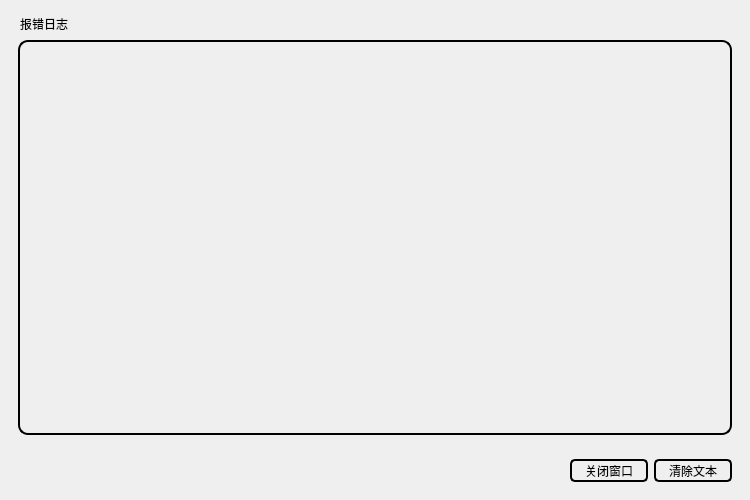
<?xml version="1.0" encoding="UTF-8"?>
<ui version="4.0">
 <class>MainWindow_logging</class>
 <widget class="QMainWindow" name="MainWindow_logging">
  <property name="geometry">
   <rect>
    <x>0</x>
    <y>0</y>
    <width>750</width>
    <height>500</height>
   </rect>
  </property>
  <property name="windowTitle">
   <string>报错日志</string>
  </property>
  <widget class="QWidget" name="centralwidget">
   <property name="minimumSize">
    <size>
     <width>300</width>
     <height>300</height>
    </size>
   </property>
   <layout class="QVBoxLayout" name="verticalLayout_2">
    <item>
     <widget class="QWidget" name="widget_2" native="true">
      <layout class="QVBoxLayout" name="verticalLayout">
       <item>
        <widget class="QLineEdit" name="lineEdit_logging">
         <property name="styleSheet">
          <string notr="true">QLineEdit {
border: rgb(200, 200, 200, 0);
background-color: rgb(200, 200, 200, 0);
}</string>
         </property>
         <property name="text">
          <string>报错日志</string>
         </property>
         <property name="readOnly">
          <bool>true</bool>
         </property>
        </widget>
       </item>
       <item>
        <widget class="QTextEdit" name="textEdit_logging">
         <property name="styleSheet">
          <string notr="true">QTextEdit {
border:2px solid rgb(0, 0, 0);
border-radius: 10px;
background-color: rgb(200, 200, 200, 0);
}</string>
         </property>
         <property name="readOnly">
          <bool>true</bool>
         </property>
         <property name="html">
          <string>&lt;!DOCTYPE HTML PUBLIC &quot;-//W3C//DTD HTML 4.0//EN&quot; &quot;http://www.w3.org/TR/REC-html40/strict.dtd&quot;&gt;
&lt;html&gt;&lt;head&gt;&lt;meta name=&quot;qrichtext&quot; content=&quot;1&quot; /&gt;&lt;style type=&quot;text/css&quot;&gt;
p, li { white-space: pre-wrap; }
&lt;/style&gt;&lt;/head&gt;&lt;body style=&quot; font-family:'SimSun'; font-size:9pt; font-weight:400; font-style:normal;&quot;&gt;
&lt;p style=&quot;-qt-paragraph-type:empty; margin-top:0px; margin-bottom:0px; margin-left:0px; margin-right:0px; -qt-block-indent:0; text-indent:0px;&quot;&gt;&lt;br /&gt;&lt;/p&gt;&lt;/body&gt;&lt;/html&gt;</string>
         </property>
        </widget>
       </item>
      </layout>
     </widget>
    </item>
    <item>
     <widget class="QWidget" name="widget" native="true">
      <layout class="QHBoxLayout" name="horizontalLayout_2">
       <item>
        <spacer name="horizontalSpacer">
         <property name="orientation">
          <enum>Qt::Horizontal</enum>
         </property>
         <property name="sizeType">
          <enum>QSizePolicy::Fixed</enum>
         </property>
         <property name="sizeHint" stdset="0">
          <size>
           <width>552</width>
           <height>20</height>
          </size>
         </property>
        </spacer>
       </item>
       <item>
        <widget class="QPushButton" name="pushButton_logging_close">
         <property name="minimumSize">
          <size>
           <width>0</width>
           <height>23</height>
          </size>
         </property>
         <property name="cursor">
          <cursorShape>PointingHandCursor</cursorShape>
         </property>
         <property name="styleSheet">
          <string notr="true">QPushButton {
border:2px solid rgb(0, 0, 0);
border-radius: 5px;
background-color: rgb(0, 0, 0, 0);
}</string>
         </property>
         <property name="text">
          <string>关闭窗口</string>
         </property>
        </widget>
       </item>
       <item>
        <widget class="QPushButton" name="pushButton_logging_clear">
         <property name="minimumSize">
          <size>
           <width>0</width>
           <height>23</height>
          </size>
         </property>
         <property name="cursor">
          <cursorShape>PointingHandCursor</cursorShape>
         </property>
         <property name="styleSheet">
          <string notr="true">QPushButton {
border:2px solid rgb(0, 0, 0);
border-radius: 5px;
background-color: rgb(0, 0, 0, 0);
}</string>
         </property>
         <property name="text">
          <string>清除文本</string>
         </property>
        </widget>
       </item>
      </layout>
     </widget>
    </item>
   </layout>
  </widget>
 </widget>
 <resources/>
 <connections/>
</ui>
